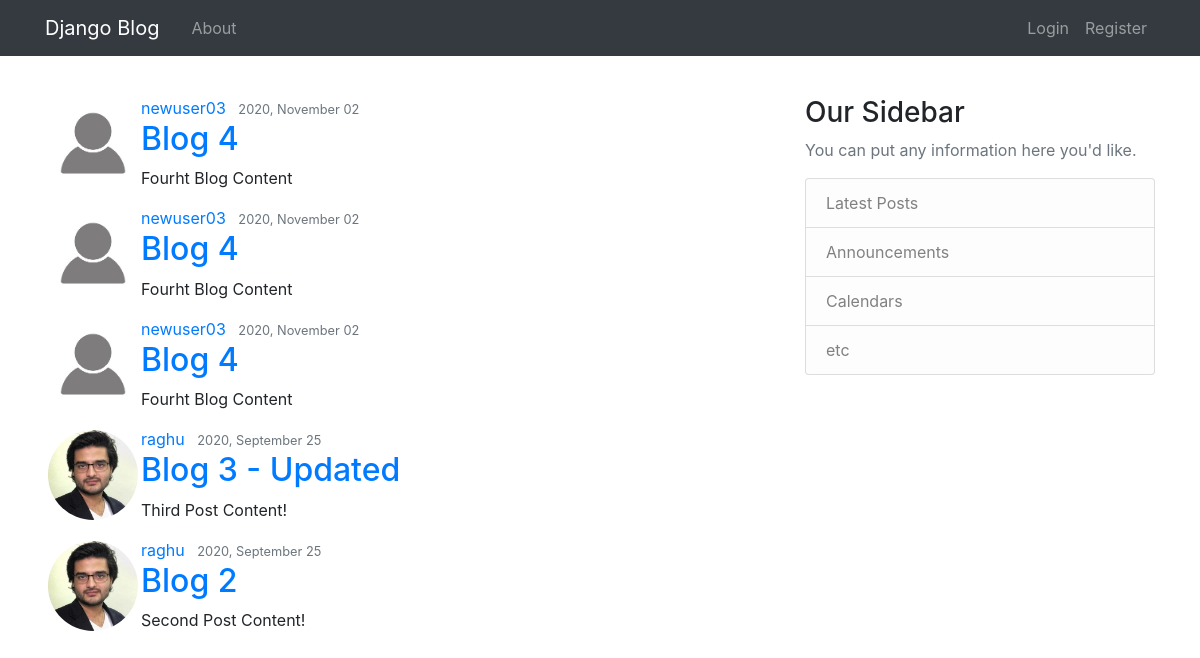
The app's page /, older data.
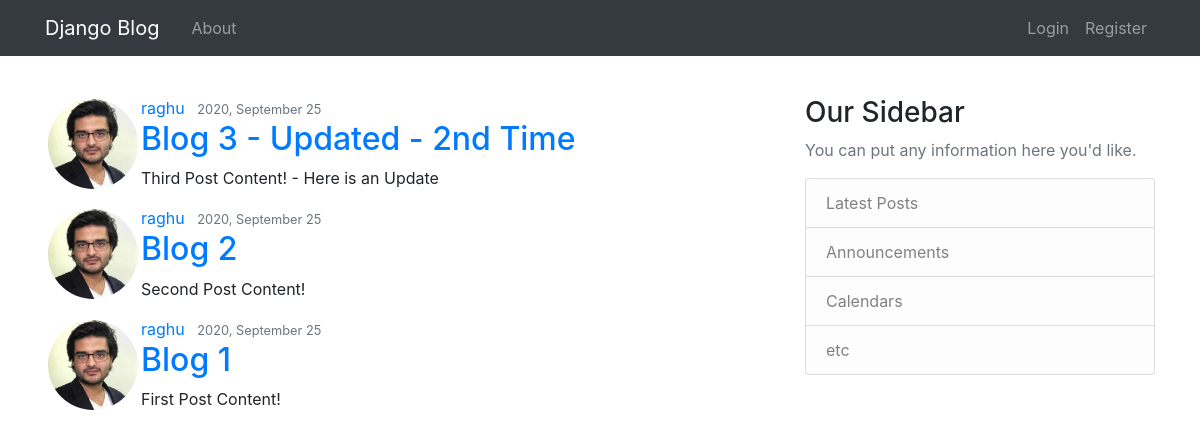
The same page, newer data.
### blog/models.py (models this page shows, shortened)
class Post(models.Model):
    title = models.CharField(max_length=100)
    content = models.TextField()
    date_posted = models.DateTimeField(default = timezone.now)
    author = models.ForeignKey(User,on_delete=models.CASCADE)

### users/models.py (models this page shows, shortened)
class Profile(models.Model):
    user = models.OneToOneField(User, on_delete=models.CASCADE)
    image = models.ImageField(default='default.jpg',upload_to='profile_pics')

### blog/views.py (the view)
# urls.py: path('',PostListView.as_view(), name='blog-home'),
class PostListView(ListView):
    model = Post
    template_name = 'blog/home.html'
    context_object_name = 'posts' # sets the context variable name inside the template being called
    ordering = ["-date_posted"]
    paginate_by = 5

### blog/templates/blog/home.html
{% extends "blog/base.html" %}
{% block content %}
    {% for post in posts %}
        <article class="media content-section">
            <img class="rounded-circle" src="{{post.author.profile.image.url}}" style="max-width: 90px; margin: 3px">
            <div class="media-body">
                <div class="article-metadata">
                    <a class="mr-2" href="#">{{ post.author }}</a>
                    <small class="text-muted">{{ post.date_posted | date:"Y, F d" }}</small>
                </div>
                <h2><a class="article-title" href="{% url 'post-detail' post.id %}">{{ post.title }}</a></h2>
                <p class="article-content">{{ post.content }}</p>
            </div>
        </article>
    {% endfor %}
{% endblock content %}

### blog/templates/blog/base.html (shortened to what this page needs)
{% load static %}
<!DOCTYPE html>
<html>
<head>
    <link rel="stylesheet" href="https://stackpath.bootstrapcdn.com/bootstrap/4.5.2/css/bootstrap.min.css"
>
    <link ref="stylesheet" type="text/css" href="{% static 'blog/main.css' %}">
</head>
<body>
    <header class="site-header">
        <nav class="navbar navbar-expand-md navbar-dark bg-dark fixed-top">
            <div class="container">
                <a class="navbar-brand mr-4" href="{% url 'blog-home' %}">Django Blog</a>
                <div class="collapse navbar-collapse" id="navbarToggle">
                    <div class="navbar-nav mr-auto">
                        <a class="nav-item nav-link" href="{% url 'blog-about' %}">About</a>
                    </div>
                    <div class="navbar-nav">
                        {% if user.is_authenticated %}
                            <a class="nav-item nav-link" href="{% url 'post-create' %}">New Post</a>
                            <a class="nav-item nav-link" href="{% url 'profile' %}">Profile</a>
                            <a class="nav-item nav-link" href="{% url 'logout' %}">Logout</a>
                        {% else %}
                            <a class="nav-item nav-link" href="{% url 'login' %}">Login</a>
                            <a class="nav-item nav-link" href="{% url 'register' %}">Register</a>
                        {% endif %}
                    </div>
                </div>
            </div>
        </nav>
    </header>
    <main role="main" class="container mt-5">
        <div class="row pt-5">
            <div class="col-md-8">
                {% block content %}
                {% endblock %}
            </div>
            <div class="col-md-4">
                <div class="content-section">
                    <h3>Our Sidebar</h3>
                    <p class='text-muted'>You can put any information here you'd like.
                    <ul class="list-group">
                        <li class="list-group-item list-group-item-light">Latest Posts</li>
                        <li class="list-group-item list-group-item-light">Announcements</li>
                        <li class="list-group-item list-group-item-light">Calendars</li>
                        <li class="list-group-item list-group-item-light">etc</li>
                    </ul>
                    </p>
                </div>
            </div>
        </div>
    </main>
</body>
</html>

Row changes from the older to the newer data that the page shows:
removed Post: author.profile.image (placeholder picture), author "newuser03", date_posted "2020, November 02", title "Blog 4", content "Fourht Blog Content"
removed Post: author.profile.image (placeholder picture), author "newuser03", date_posted "2020, November 02", title "Blog 4", content "Fourht Blog Content"
removed Post: author.profile.image (placeholder picture), author "newuser03", date_posted "2020, November 02", title "Blog 4", content "Fourht Blog Content"
changed Post: title "Blog 3 - Updated" → "Blog 3 - Updated - 2nd Time"; content "Third Post Content!" → "Third Post Content! - Here is an Update"
now on this page (row unchanged): Post: author.profile.image (picture), author "raghu", date_posted "2020, September 25", title "Blog 1", content "First Post Content!"
